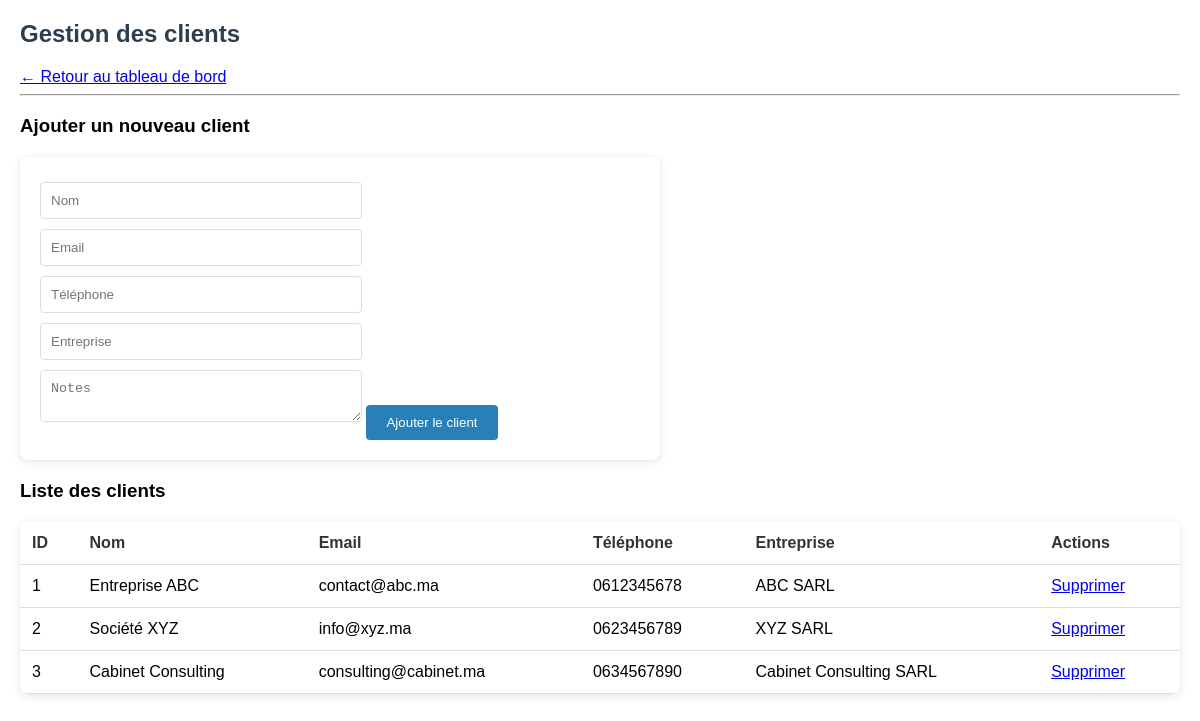
The page /clients.php (signed in) on the database its author committed.
### tables this page shows
CREATE TABLE clients (
    id INT AUTO_INCREMENT PRIMARY KEY,
    name VARCHAR(255) NOT NULL,
    email VARCHAR(255),
    phone VARCHAR(50),
    company VARCHAR(255),
    notes TEXT,
    created_at TIMESTAMP DEFAULT CURRENT_TIMESTAMP
);

### clients.php (the view, shortened to what this page needs)
<?php
include "config.php";
$result = $conn->query("SELECT * FROM clients");
?>
<!DOCTYPE html>
<html>
<head>
    <link rel="stylesheet" href="css/style.css">
</head>
<body>
<h2>Gestion des clients</h2>
<a href="tableau_de_bord.php">← Retour au tableau de bord</a>
<hr>
<h3>Ajouter un nouveau client</h3>
<form method="post">
    <input type="text" name="name" placeholder="Nom" required>
    <input type="email" name="email" placeholder="Email">
    <input type="text" name="phone" placeholder="Téléphone">
    <input type="text" name="company" placeholder="Entreprise">
    <textarea name="notes" placeholder="Notes"></textarea>
    <button type="submit" name="add">Ajouter le client</button>
</form>
<h3>Liste des clients</h3>
<table>
<tr><th>ID</th><th>Nom</th><th>Email</th><th>Téléphone</th><th>Entreprise</th><th>Actions</th></tr>
<?php while($row = $result->fetch_assoc()): ?>
<tr>
    <td><?= $row['id'] ?></td>
    <td><?= $row['name'] ?></td>
    <td><?= $row['email'] ?></td>
    <td><?= $row['phone'] ?></td>
    <td><?= $row['company'] ?></td>
    <td><a href="clients.php?delete=<?= $row['id'] ?>" onclick="return confirm('Supprimer ?')">Supprimer</a></td>
</tr>
<?php endwhile; ?>
</table>
</body>
</html>

### css/style.css (style rules this page uses)
body { font-family: Arial, sans-serif; background: white; margin: 20px; }
h2 { color: #2c3e50; margin-bottom: 20px; }
input, select, textarea { padding: 10px; border: 1px solid #ddd; border-radius: 4px; margin: 5px 0; width: 300px; }
button { background: #2980b9; color: white; padding: 10px 20px; border: none; border-radius: 4px; cursor: pointer; margin-top: 10px; }
form { max-width: 600px; margin: 20px 0; padding: 20px; background: white; border-radius: 8px; box-shadow: 0 2px 10px rgba(0,0,0,0.1); }
table { width: 100%; border-collapse: collapse; margin: 20px 0; background: white; border-radius: 8px; overflow: hidden; box-shadow: 0 2px 10px rgba(0,0,0,0.1); }
th, td { padding: 12px; text-align: left; border-bottom: 1px solid #ddd; }
th { background: white; font-weight: bold; color: #333; }

### rows shown on the page
clients: id "1", name "Entreprise ABC", email "contact@abc.ma", phone "0612345678", company "ABC SARL"
clients: id "2", name "Société XYZ", email "info@xyz.ma", phone "0623456789", company "XYZ SARL"
clients: id "3", name "Cabinet Consulting", email "consulting@cabinet.ma", phone "0634567890", company "Cabinet Consulting SARL"
